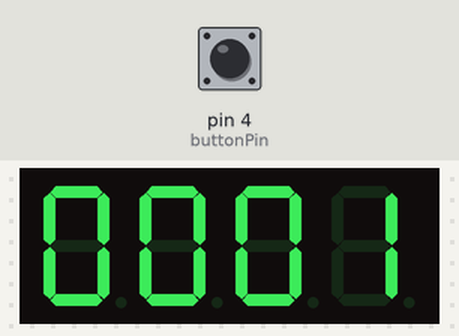
The sketch below on a simulated Arduino Uno, built with avr-gcc and run on an emulated ATmega328P. On the bench: 4-digit seven-segment display. Wiring (inferred from the names in the program): 4-digit 7-segment display, segments lit when HIGH: segments pin 11, pin 10, pin 9, pin 8, pin 7, pin 6, pin 5; digit selects pin 13, pin 12, pin 3, pin 2. Inputs (shaded band) come from the test bench; at power-on: pin 4 (buttonPin) HIGH. The segment pins are drawn as the display they are named for.

Above: at 1.2 s.
1.3 s: pin 4 (buttonPin) pulled LOW for 0.15 s
At 2.5 s:
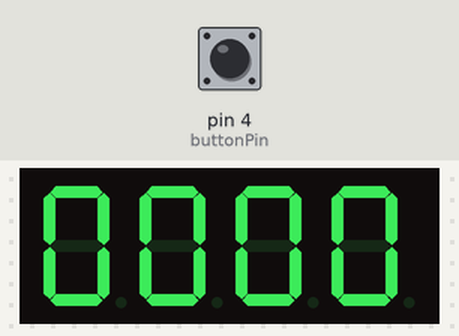
2.9 s: pin 4 (buttonPin) pulled LOW for 1 s
At 3.8 s:
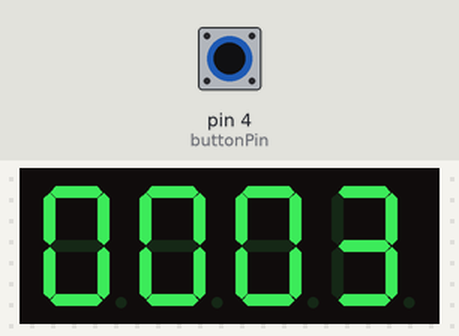
Timing chart, 0 to 5.9 s (numbered marks = the images above; inputs shaded):
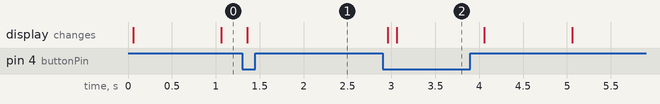

Measured:
- after the input at 1.3 s, the display: changes after 0.06 s (image 1)
- after the input at 2.9 s, the display: first changes after 0.06 s (image 2 shows a later state)

The sketch:

Lab10.ino
```cpp
#include <FlexiTimer2.h>
int seg[]={11,10,9,8,7,6,5};  //七段顯示器a-g段
int scan[]={13,12,3,2};  //控制端接角
int buttonPin = 4; //按鈕接角
char TAB[]={0x3F,0x06,0x5B,0x4F,0x66,0x6D,0x7D,0x27,0x7F,0x67};  //16進位編碼表0-9
volatile char scan_line = 0;  //紀錄掃描線位置的變數(中斷用)
int i,j,k=0,num=0;
int hours = 0, minutes = 0, seconds=0;
boolean buttonState;

void setup() {
  for(i=0;i<7;i++){
    pinMode(seg[i],OUTPUT);
  }
  for(i=0;i<4;i++){
    pinMode(scan[i],OUTPUT);
    digitalWrite(scan[i],HIGH);
  }
  FlexiTimer2::set(5,1.0/1000,flash);
  FlexiTimer2::start();
}

void loop() {
  buttonState = digitalRead(buttonPin); //讀取按鈕狀態
  if(buttonState == LOW){ //按下
    num+=1;
    delay(20); //彈跳延遲
    while(1){
      buttonState = digitalRead(buttonPin);
      if(buttonState == HIGH){ //放開
        break;
      }
    }
    delay(20); //彈跳延遲
  }
}

void flash(){
  digitalWrite(scan[scan_line],HIGH);  //七段顯示器初始
  scan_line=(scan_line+1)%4;
  k++;

  if(k%200==0){   //5*200 = 1000 (1s)
    seconds++;
    if(seconds==60){
      minutes++;
      seconds=0;

      if(minutes==60){
        minutes=0;
        hours++;
      }
    }
  }

  if(num%2==0){
      switch(scan_line){
        case 0:
          output(TAB[minutes/10]);
          break;
        case 1:
          output(TAB[minutes%10]);
          break;
        case 2:
          output(TAB[seconds/10]);
          break;
        default:
          output(TAB[seconds%10]);
          break;
      }
    }
    else{
      switch(scan_line){
        case 0:
          output(TAB[hours/10]);
          break;
        case 1:
          output(TAB[hours%10]);
          break;
        case 2:
          output(TAB[minutes/10]);
          break;
        default:
          output(TAB[minutes%10]);
          break;
      }
    }
  digitalWrite(scan[scan_line],LOW);
}

void output(byte dat){
  for(j=0;j<7;j++){
    if(dat%2==1){
      digitalWrite(seg[j],HIGH);
    }else{
      digitalWrite(seg[j],LOW);
    }
    dat = dat/2; //進行下一位元處理
  }
}
```
